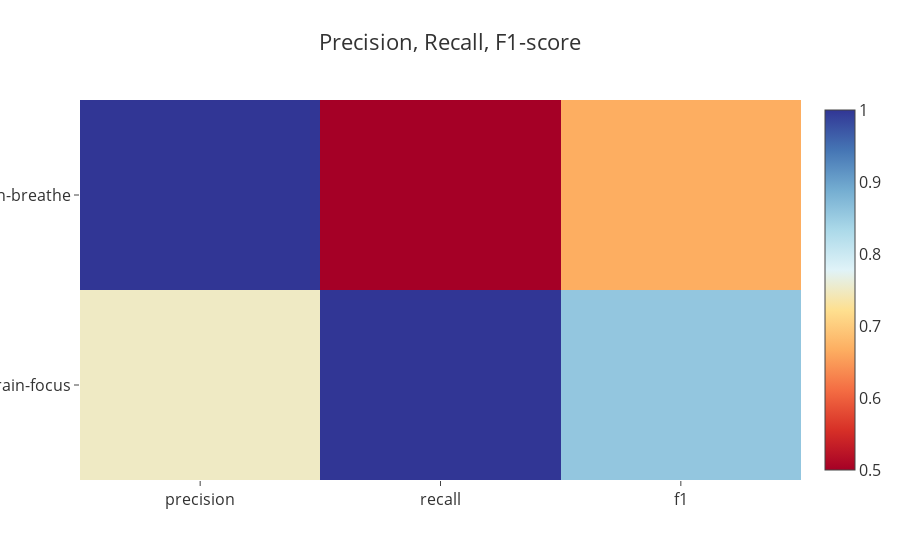
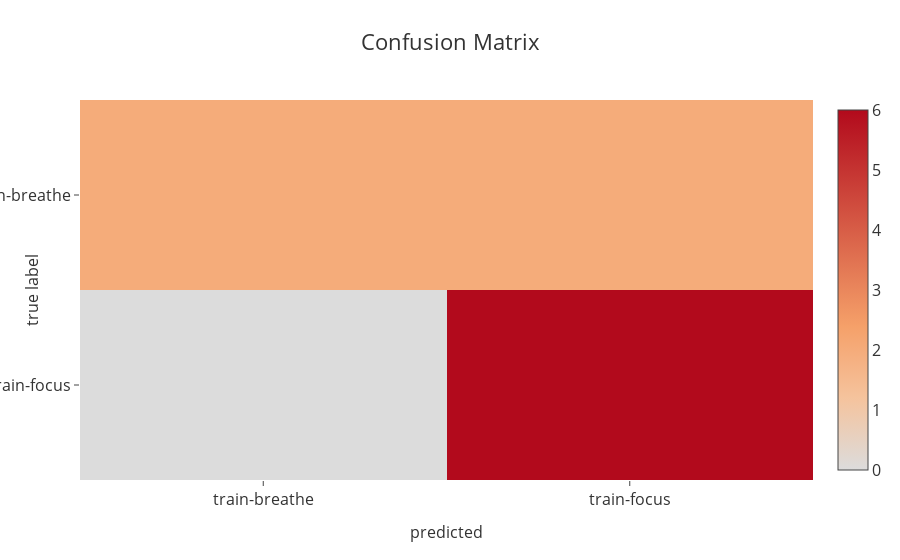

Write notebook code for charts like these, in order.
### Code cell
for label in ['activity']:
    cmc.plot_matrices(dfr, clf, features, label)

### Figure 1 — Plotly figure (JSON) as saved in the notebook; plotly's stock layout.template omitted (floating-point values rounded to 4 significant figures)
{"data": [{"colorscale": [[0, "rgb(165,0,38)"], [0.1111, "rgb(215,48,39)"], [0.2222, "rgb(244,109,67)"], [0.3333, "rgb(253,174,97)"], [0.4444, "rgb(254,224,144)"], [0.5556, "rgb(224,243,248)"], [0.6667, "rgb(171,217,233)"], [0.7778, "rgb(116,173,209)"], [0.8889, "rgb(69,117,180)"], [1, "rgb(49,54,149)"]], "type": "heatmap", "x": ["precision", "recall", "f1"], "y": ["train-breathe", "train-focus"], "z": [[1, 0.5, 0.6667], [0.75, 1, 0.8571]], "zmax": 1, "zmin": 0.5}], "layout": {"font": {"color": "#333333", "size": 16}, "title": "Precision, Recall, F1-score", "yaxis": {"autorange": "reversed"}}}

### Figure 2 — Plotly figure (JSON) as saved in the notebook; plotly's stock layout.template omitted (floating-point values rounded to 4 significant figures)
{"data": [{"colorscale": "Reds", "type": "heatmap", "x": ["train-breathe", "train-focus"], "y": ["train-breathe", "train-focus"], "z": [[2, 2], [0, 6]]}], "layout": {"font": {"color": "#333333", "size": 16}, "title": "Confusion Matrix", "xaxis": {"title": "predicted", "titlefont": {"color": "#333333", "size": 16}}, "yaxis": {"autorange": "reversed", "title": "true label", "titlefont": {"color": "#333333", "size": 16}}}}
